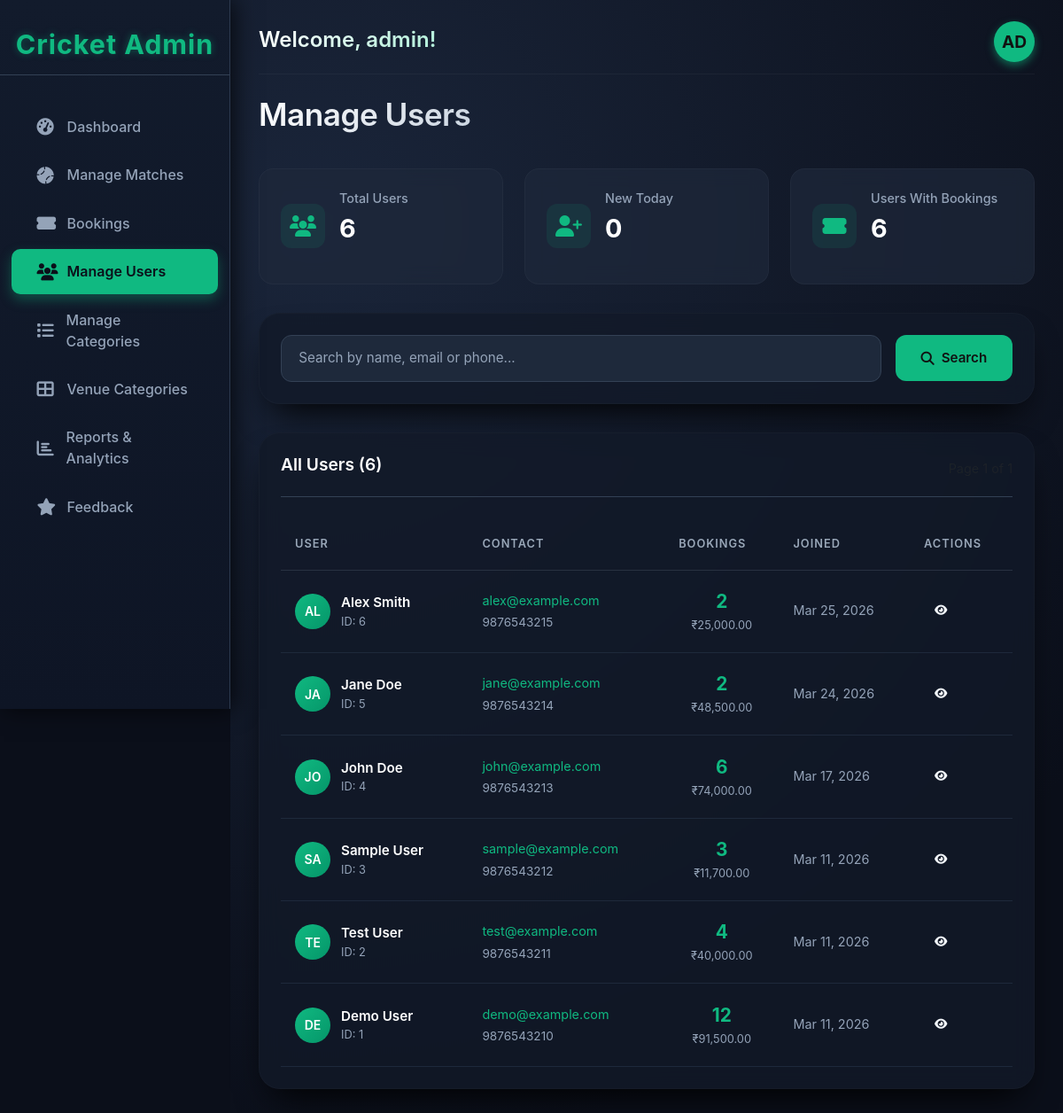
Page /admin/users.php (signed in) on the committed database.
### tables this page shows
CREATE TABLE `users` (
  `id` int(11) NOT NULL,
  `name` varchar(100) NOT NULL,
  `email` varchar(100) NOT NULL,
  `password` varchar(255) NOT NULL,
  `phone` varchar(20) DEFAULT NULL,
  `address` text DEFAULT NULL,
  `profile_image` varchar(255) DEFAULT 'default.jpg',
  `status` enum('active','inactive') DEFAULT 'active',
  `email_verified` tinyint(1) DEFAULT 0,
  `reset_token` varchar(255) DEFAULT NULL,
  `reset_expiry` datetime DEFAULT NULL,
  `created_at` timestamp NOT NULL DEFAULT current_timestamp(),
  `updated_at` timestamp NOT NULL DEFAULT current_timestamp() ON UPDATE current_timestamp(),
  `profile_picture` varchar(255) DEFAULT NULL
);

### admin/users.php (the view, shortened to what this page needs)
<?php
include '../connection.php';
$search = '';
$whereClause = '';
$countQuery = "SELECT COUNT(*) as total FROM users $whereClause";
$countResult = mysqli_query($link, $countQuery);
$totalUsers = mysqli_fetch_assoc($countResult)['total'];
$perPage = 10;
$totalPages = ceil($totalUsers / $perPage);
$currentPage = isset($_GET['page']) ? max(1, intval($_GET['page'])) : 1;
$offset = ($currentPage - 1) * $perPage;
$usersQuery = "
    SELECT
        u.*,
        COUNT(DISTINCT b.id) as booking_count,
        COALESCE(SUM(b.total_amount), 0) as total_spent
    FROM users u
    LEFT JOIN bookings b ON u.id = b.user_id
    $whereClause
    GROUP BY u.id
    ORDER BY u.created_at DESC
    LIMIT $perPage OFFSET $offset
";
$usersResult = mysqli_query($link, $usersQuery);
$users = [];
if ($usersResult) {
    while ($user = mysqli_fetch_assoc($usersResult)) {
        $users[] = $user;
    }
}
$todayQuery = "SELECT COUNT(*) as count FROM users WHERE DATE(created_at) = CURDATE()";
$todayResult = mysqli_query($link, $todayQuery);
$todayUsers = mysqli_fetch_assoc($todayResult)['count'] ?? 0;
$withBookingsQuery = "SELECT COUNT(DISTINCT user_id) as count FROM bookings";
$withBookingsResult = mysqli_query($link, $withBookingsQuery);
$usersWithBookings = mysqli_fetch_assoc($withBookingsResult)['count'] ?? 0;
?>
<!DOCTYPE html>
<html lang="en">
<head>
    <link rel="stylesheet" href="https://cdn.jsdelivr.net/npm/bootstrap@5.3.0/dist/css/bootstrap.min.css">
    <link rel="stylesheet" href="https://cdnjs.cloudflare.com/ajax/libs/font-awesome/6.4.0/css/all.min.css">
    <link rel="stylesheet" href="../css/users.css">
</head>
<body>
    <div class="sidebar">
        <h2>Cricket Admin</h2>
        <a href="dashboard.php"><i class="fas fa-tachometer-alt"></i> <span>Dashboard</span></a>
        <a href="matches.php"><i class="fas fa-baseball-ball"></i> <span>Manage Matches</span></a>
        <a href="bookings.php"><i class="fas fa-ticket-alt"></i> <span>Bookings</span></a>
        <a href="users.php" class="active"><i class="fas fa-users"></i> <span>Manage Users</span></a>
        <a href="category.php"><i class="fas fa-list"></i> <span>Manage Categories</span></a>
        <a href="venue_categories.php"><i class="fas fa-th-large"></i> <span>Venue Categories</span></a>
        <a href="reports.php"><i class="fas fa-chart-bar"></i> <span>Reports & Analytics</span></a>
        <a href="feedback.php"><i class="fas fa-star"></i> <span>Feedback</span></a>
    </div>
    <div class="main-content">
        <div class="top-header">
            <div class="header-left">
                <h2>Welcome, <?php echo htmlspecialchars($_SESSION['admin_username'] ?? 'Admin'); ?>!</h2>
            </div>
            <div class="header-right">
                <div class="admin-avatar" onclick="toggleProfileMenu()">
                    <?php
$name = $_SESSION['admin_username'] ?? 'Admin';
echo strtoupper(substr($name, 0, 2));
?>
                </div>
            </div>
        </div>
        <div class="page-header">
            <h1>Manage Users</h1>
        </div>
        <div class="stats-grid">
            <div class="stat-card">
                <div class="stat-icon">
                    <i class="fas fa-users"></i>
                </div>
                <div class="stat-info">
                    <h3>Total Users</h3>
                    <p><?php echo $totalUsers; ?></p>
                </div>
            </div>
            <div class="stat-card">
                <div class="stat-icon">
                    <i class="fas fa-user-plus"></i>
                </div>
                <div class="stat-info">
                    <h3>New Today</h3>
                    <p><?php echo $todayUsers; ?></p>
                </div>
            </div>
            <div class="stat-card">
                <div class="stat-icon">
                    <i class="fas fa-ticket-alt"></i>
                </div>
                <div class="stat-info">
                    <h3>Users With Bookings</h3>
                    <p><?php echo $usersWithBookings; ?></p>
                </div>
            </div>
        </div>
        <div class="search-section">
            <form method="GET" class="search-form">
                <input type="text" name="search" value="<?php echo htmlspecialchars($search); ?>"
                       placeholder="Search by name, email or phone...">
                <button type="submit" class="btn btn-primary">
                    <i class="fas fa-search"></i> Search
                </button>
            </form>
        </div>
        <div class="table-section">
            <div class="table-header">
                <h3>All Users (<?php echo $totalUsers; ?>)</h3>
                <span class="text-muted">Page <?php echo $currentPage; ?> of <?php echo $totalPages; ?></span>
            </div>
            <div class="table-responsive">
                <table class="users-table">
                    <thead>
                        <tr>
                            <th>USER</th>
                            <th>CONTACT</th>
                            <th>BOOKINGS</th>
                            <th>JOINED</th>
                            <th>ACTIONS</th>
                        </tr>
                    </thead>
                    <tbody>
                        <?php if (count($users) > 0): ?>
                            <?php foreach ($users as $user): ?>
                                <tr>
                                    <td>
                                        <div class="user-info">
                                            <div class="user-avatar">
                                                <?php echo strtoupper(substr($user['name'], 0, 2)); ?>
                                            </div>
                                            <div class="user-details">
                                                <span class="user-name"><?php echo htmlspecialchars($user['name']); ?></span>
                                                <span class="user-id">ID: <?php echo $user['id']; ?></span>
                                            </div>
                                        </div>
                                    </td>
                                    <td>
                                        <div class="contact-info">
                                            <span class="user-email"><?php echo htmlspecialchars($user['email']); ?></span>
                                            <span class="user-phone"><?php echo htmlspecialchars($user['phone'] ?? 'N/A'); ?></span>
                                        </div>
                                    </td>
                                    <td>
                                        <div class="booking-stats">
                                            <span class="booking-count"><?php echo $user['booking_count']; ?></span>
                                            <span class="booking-amount">₹<?php echo number_format($user['total_spent'], 2); ?></span>
                                        </div>
                                    </td>
                                    <td>
                                        <span class="join-date"><?php echo date('M d, Y', strtotime($user['created_at'])); ?></span>
                                    </td>
                                    <td>
                                        <div class="action-buttons">
                                            <button type="button" onclick="viewUserDetails(<?php echo $user['id']; ?>)"
                                               class="btn-sm" style="background:transparent; border:none; color:var(--text-light);">
                                                <i class="fas fa-eye"></i>
                                            </button>
                                        </div>
                                    </td>
                                </tr>
                            <?php
    endforeach; ?>
                        <?php
endif; ?>
                    </tbody>
                </table>
            </div>
        </div>
    </div>
</body>
</html>

### rows in the picture
users: name "AL", name "Alex Smith", id "6", email "alex@example.com", phone "9876543215", booking_count "2", total_spent "25,000.00", created_at "Mar 25, 2026"
users: name "JA", name "Jane Doe", id "5", email "jane@example.com", phone "9876543214", booking_count "2", total_spent "48,500.00", created_at "Mar 24, 2026"
users: name "JO", name "John Doe", id "4", email "john@example.com", phone "9876543213", booking_count "6", total_spent "74,000.00", created_at "Mar 17, 2026"
users: name "SA", name "Sample User", id "3", email "sample@example.com", phone "9876543212", booking_count "3", total_spent "11,700.00", created_at "Mar 11, 2026"
users: name "TE", name "Test User", id "2", email "test@example.com", phone "9876543211", booking_count "4", total_spent "40,000.00", created_at "Mar 11, 2026"
users: name "DE", name "Demo User", id "1", email "demo@example.com", phone "9876543210", booking_count "12", total_spent "91,500.00", created_at "Mar 11, 2026"

### other values in the picture
$_SESSION['admin_username'] "admin"
substr($name, 0, 2) "AD"
$totalUsers "6"
$todayUsers "0"
$usersWithBookings "6"
